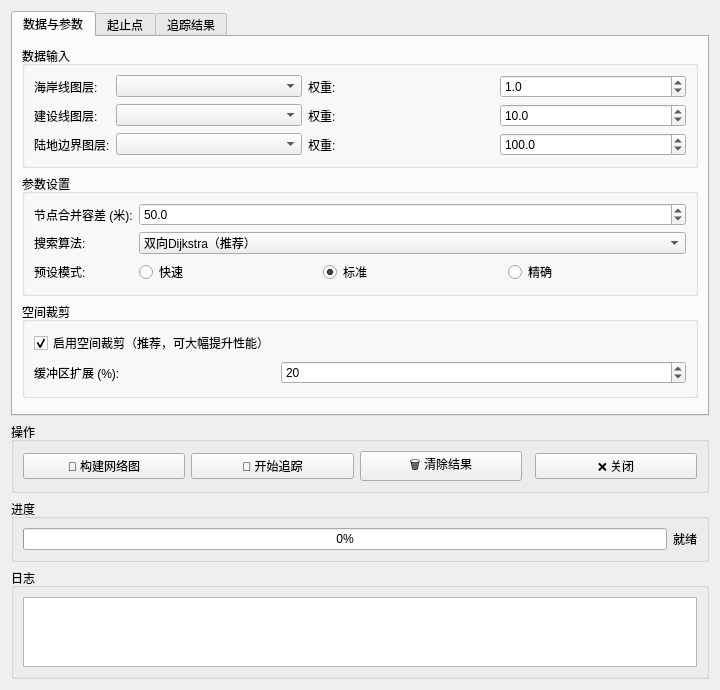
<?xml version="1.0" encoding="UTF-8"?>
<ui version="4.0">
 <class>CoastlineTracerDialogBase</class>
 <widget class="QDialog" name="CoastlineTracerDialogBase">
  <property name="geometry">
   <rect>
    <x>0</x>
    <y>0</y>
    <width>720</width>
    <height>640</height>
   </rect>
  </property>
  <property name="windowTitle">
   <string>CoastlineTracer - 海岸线追踪器</string>
  </property>
  <layout class="QVBoxLayout" name="verticalLayout_main">
   <item>
    <!-- 主标签页控件 -->
    <widget class="QTabWidget" name="tabWidget">
     <property name="currentIndex">
      <number>0</number>
     </property>

     <!-- 标签页 1: 数据与参数 -->
     <widget class="QWidget" name="tab_data">
      <attribute name="title">
       <string>数据与参数</string>
      </attribute>
      <layout class="QVBoxLayout" name="layout_tab_data">
       <item>
        <!-- 数据输入分组 -->
        <widget class="QGroupBox" name="grp_data_input">
         <property name="title">
          <string>数据输入</string>
         </property>
         <layout class="QFormLayout" name="formLayout_data">
          <item row="0" column="0">
           <widget class="QLabel" name="lbl_coast">
            <property name="text">
             <string>海岸线图层:</string>
            </property>
           </widget>
          </item>
          <item row="0" column="1">
           <layout class="QHBoxLayout">
            <item>
             <widget class="QgsMapLayerComboBox" name="cmb_coast">
              <property name="minimumWidth">
               <number>200</number>
              </property>
             </widget>
            </item>
            <item>
             <widget class="QLabel" name="lbl_coast_w">
              <property name="text">
               <string>权重:</string>
              </property>
             </widget>
            </item>
            <item>
             <widget class="QDoubleSpinBox" name="spin_coast_weight">
              <property name="minimum">
               <double>0.1</double>
              </property>
              <property name="maximum">
               <double>9999.0</double>
              </property>
              <property name="value">
               <double>1.0</double>
              </property>
              <property name="singleStep">
               <double>0.5</double>
              </property>
              <property name="decimals">
               <number>1</number>
              </property>
             </widget>
            </item>
           </layout>
          </item>
          <item row="1" column="0">
           <widget class="QLabel" name="lbl_build">
            <property name="text">
             <string>建设线图层:</string>
            </property>
           </widget>
          </item>
          <item row="1" column="1">
           <layout class="QHBoxLayout">
            <item>
             <widget class="QgsMapLayerComboBox" name="cmb_build_coast">
              <property name="minimumWidth">
               <number>200</number>
              </property>
             </widget>
            </item>
            <item>
             <widget class="QLabel" name="lbl_build_w">
              <property name="text">
               <string>权重:</string>
              </property>
             </widget>
            </item>
            <item>
             <widget class="QDoubleSpinBox" name="spin_build_weight">
              <property name="minimum">
               <double>0.1</double>
              </property>
              <property name="maximum">
               <double>9999.0</double>
              </property>
              <property name="value">
               <double>10.0</double>
              </property>
              <property name="singleStep">
               <double>1.0</double>
              </property>
              <property name="decimals">
               <number>1</number>
              </property>
             </widget>
            </item>
           </layout>
          </item>
          <item row="2" column="0">
           <widget class="QLabel" name="lbl_border">
            <property name="text">
             <string>陆地边界图层:</string>
            </property>
           </widget>
          </item>
          <item row="2" column="1">
           <layout class="QHBoxLayout">
            <item>
             <widget class="QgsMapLayerComboBox" name="cmb_land_border">
              <property name="minimumWidth">
               <number>200</number>
              </property>
             </widget>
            </item>
            <item>
             <widget class="QLabel" name="lbl_border_w">
              <property name="text">
               <string>权重:</string>
              </property>
             </widget>
            </item>
            <item>
             <widget class="QDoubleSpinBox" name="spin_border_weight">
              <property name="minimum">
               <double>0.1</double>
              </property>
              <property name="maximum">
               <double>9999.0</double>
              </property>
              <property name="value">
               <double>100.0</double>
              </property>
              <property name="singleStep">
               <double>10.0</double>
              </property>
              <property name="decimals">
               <number>1</number>
              </property>
             </widget>
            </item>
           </layout>
          </item>
         </layout>
        </widget>
       </item>
       <item>
        <!-- 参数设置分组 -->
        <widget class="QGroupBox" name="grp_params">
         <property name="title">
          <string>参数设置</string>
         </property>
         <layout class="QFormLayout" name="formLayout_params">
          <item row="0" column="0">
           <widget class="QLabel" name="lbl_tolerance">
            <property name="text">
             <string>节点合并容差 (米):</string>
            </property>
           </widget>
          </item>
          <item row="0" column="1">
           <widget class="QDoubleSpinBox" name="spin_tolerance">
            <property name="minimum">
             <double>1.0</double>
            </property>
            <property name="maximum">
             <double>10000.0</double>
            </property>
            <property name="value">
             <double>50.0</double>
            </property>
            <property name="singleStep">
             <double>10.0</double>
            </property>
            <property name="decimals">
             <number>1</number>
            </property>
           </widget>
          </item>
          <item row="1" column="0">
           <widget class="QLabel" name="lbl_algorithm">
            <property name="text">
             <string>搜索算法:</string>
            </property>
           </widget>
          </item>
          <item row="1" column="1">
           <widget class="QComboBox" name="cmb_algorithm">
            <item>
             <property name="text">
              <string>双向Dijkstra（推荐）</string>
             </property>
            </item>
            <item>
             <property name="text">
              <string>A*（启发式加速）</string>
             </property>
            </item>
            <item>
             <property name="text">
              <string>标准Dijkstra</string>
             </property>
            </item>
           </widget>
          </item>
          <item row="2" column="0">
           <widget class="QLabel" name="lbl_preset">
            <property name="text">
             <string>预设模式:</string>
            </property>
           </widget>
          </item>
          <item row="2" column="1">
           <layout class="QHBoxLayout">
            <item>
             <widget class="QRadioButton" name="radio_fast">
              <property name="text">
               <string>快速</string>
              </property>
             </widget>
            </item>
            <item>
             <widget class="QRadioButton" name="radio_standard">
              <property name="text">
               <string>标准</string>
              </property>
              <property name="checked">
               <bool>true</bool>
              </property>
             </widget>
            </item>
            <item>
             <widget class="QRadioButton" name="radio_precise">
              <property name="text">
               <string>精确</string>
              </property>
             </widget>
            </item>
           </layout>
          </item>
         </layout>
        </widget>
       </item>
       <item>
        <!-- 空间裁剪分组 -->
        <widget class="QGroupBox" name="grp_spatial_clip">
         <property name="title">
          <string>空间裁剪</string>
         </property>
         <layout class="QFormLayout" name="formLayout_clip">
          <item row="0" column="0">
           <widget class="QCheckBox" name="chk_spatial_clip">
            <property name="text">
             <string>启用空间裁剪（推荐，可大幅提升性能）</string>
            </property>
            <property name="checked">
             <bool>true</bool>
            </property>
           </widget>
          </item>
          <item row="1" column="0">
           <widget class="QLabel" name="lbl_buffer">
            <property name="text">
             <string>缓冲区扩展 (%):</string>
            </property>
           </widget>
          </item>
          <item row="1" column="1">
           <widget class="QSpinBox" name="spin_buffer_pct">
            <property name="minimum">
             <number>5</number>
            </property>
            <property name="maximum">
             <number>200</number>
            </property>
            <property name="value">
             <number>20</number>
            </property>
           </widget>
          </item>
         </layout>
        </widget>
       </item>
       <item>
        <spacer>
         <property name="orientation">
          <enum>Qt::Vertical</enum>
         </property>
        </spacer>
       </item>
      </layout>
     </widget>

     <!-- 标签页 2: 起止点 -->
     <widget class="QWidget" name="tab_points">
      <attribute name="title">
       <string>起止点</string>
      </attribute>
      <layout class="QVBoxLayout" name="layout_tab_points">
       <item>
        <!-- A 点分组 -->
        <widget class="QGroupBox" name="grp_point_a">
         <property name="title">
          <string>A 点（起点）</string>
         </property>
         <layout class="QFormLayout" name="formLayout_a">
          <item row="0" column="0">
           <widget class="QLabel" name="lbl_a_lon">
            <property name="text">
             <string>经度:</string>
            </property>
           </widget>
          </item>
          <item row="0" column="1">
           <layout class="QHBoxLayout">
            <item>
             <widget class="QLineEdit" name="txt_a_lon">
              <property name="placeholderText">
               <string>例: 121.4737</string>
              </property>
             </widget>
            </item>
            <item>
             <widget class="QLabel" name="lbl_a_lat">
              <property name="text">
               <string>纬度:</string>
              </property>
             </widget>
            </item>
            <item>
             <widget class="QLineEdit" name="txt_a_lat">
              <property name="placeholderText">
               <string>例: 31.2304</string>
              </property>
             </widget>
            </item>
           </layout>
          </item>
          <item row="1" column="0" colspan="2">
           <layout class="QHBoxLayout">
            <item>
             <widget class="QPushButton" name="btn_pick_a">
              <property name="text">
               <string>📍 从地图选取</string>
              </property>
             </widget>
            </item>
            <item>
             <widget class="QPushButton" name="btn_paste_a">
              <property name="text">
               <string>📋 粘贴坐标</string>
              </property>
             </widget>
            </item>
            <item>
             <widget class="QPushButton" name="btn_clear_a">
              <property name="text">
               <string>🔄 清除</string>
              </property>
             </widget>
            </item>
           </layout>
          </item>
         </layout>
        </widget>
       </item>
       <item>
        <!-- B 点分组 -->
        <widget class="QGroupBox" name="grp_point_b">
         <property name="title">
          <string>B 点（终点）</string>
         </property>
         <layout class="QFormLayout" name="formLayout_b">
          <item row="0" column="0">
           <widget class="QLabel" name="lbl_b_lon">
            <property name="text">
             <string>经度:</string>
            </property>
           </widget>
          </item>
          <item row="0" column="1">
           <layout class="QHBoxLayout">
            <item>
             <widget class="QLineEdit" name="txt_b_lon">
              <property name="placeholderText">
               <string>例: 114.0579</string>
              </property>
             </widget>
            </item>
            <item>
             <widget class="QLabel" name="lbl_b_lat">
              <property name="text">
               <string>纬度:</string>
              </property>
             </widget>
            </item>
            <item>
             <widget class="QLineEdit" name="txt_b_lat">
              <property name="placeholderText">
               <string>例: 22.5431</string>
              </property>
             </widget>
            </item>
           </layout>
          </item>
          <item row="1" column="0" colspan="2">
           <layout class="QHBoxLayout">
            <item>
             <widget class="QPushButton" name="btn_pick_b">
              <property name="text">
               <string>📍 从地图选取</string>
              </property>
             </widget>
            </item>
            <item>
             <widget class="QPushButton" name="btn_paste_b">
              <property name="text">
               <string>📋 粘贴坐标</string>
              </property>
             </widget>
            </item>
            <item>
             <widget class="QPushButton" name="btn_clear_b">
              <property name="text">
               <string>🔄 清除</string>
              </property>
             </widget>
            </item>
           </layout>
          </item>
         </layout>
        </widget>
       </item>
       <item>
        <!-- 快捷操作分组 -->
        <widget class="QGroupBox" name="grp_ab_ops">
         <property name="title">
          <string>快捷操作</string>
         </property>
         <layout class="QHBoxLayout" name="layout_ab_ops">
          <item>
           <widget class="QPushButton" name="btn_swap_ab">
            <property name="text">
             <string>🔃 交换 A/B</string>
            </property>
           </widget>
          </item>
          <item>
           <widget class="QLabel" name="lbl_ab_dist">
            <property name="text">
             <string>📐 A-B 直线距离: --- km</string>
            </property>
           </widget>
          </item>
         </layout>
        </widget>
       </item>
       <item>
        <spacer>
         <property name="orientation">
          <enum>Qt::Vertical</enum>
         </property>
        </spacer>
       </item>
      </layout>
     </widget>

     <!-- 标签页 3: 追踪结果 -->
     <widget class="QWidget" name="tab_result">
      <attribute name="title">
       <string>追踪结果</string>
      </attribute>
      <layout class="QVBoxLayout" name="layout_tab_result">
       <item>
        <!-- 统计摘要区域 -->
        <widget class="QGroupBox" name="grp_statistics">
         <property name="title">
          <string>统计摘要</string>
         </property>
         <layout class="QVBoxLayout" name="layout_statistics">
          <item>
           <widget class="QTextEdit" name="txt_statistics">
            <property name="readOnly">
             <bool>true</bool>
            </property>
            <property name="minimumHeight">
             <number>150</number>
            </property>
           </widget>
          </item>
         </layout>
        </widget>
       </item>
       <item>
        <!-- 导出分组 -->
        <widget class="QGroupBox" name="grp_export">
         <property name="title">
          <string>导出</string>
         </property>
         <layout class="QGridLayout" name="gridLayout_export">
          <item row="0" column="0">
           <widget class="QPushButton" name="btn_export_shp">
            <property name="text">
             <string>💾 导出 Shapefile</string>
            </property>
           </widget>
          </item>
          <item row="0" column="1">
           <widget class="QPushButton" name="btn_export_geojson">
            <property name="text">
             <string>💾 GeoJSON</string>
            </property>
           </widget>
          </item>
          <item row="0" column="2">
           <widget class="QPushButton" name="btn_export_gpkg">
            <property name="text">
             <string>💾 GeoPackage</string>
            </property>
           </widget>
          </item>
          <item row="1" column="0">
           <widget class="QPushButton" name="btn_export_kml">
            <property name="text">
             <string>💾 KML</string>
            </property>
           </widget>
          </item>
          <item row="1" column="1">
           <widget class="QPushButton" name="btn_export_csv">
            <property name="text">
             <string>📊 导出 CSV</string>
            </property>
           </widget>
          </item>
          <item row="1" column="2">
           <widget class="QPushButton" name="btn_copy_wkt">
            <property name="text">
             <string>📋 复制坐标</string>
            </property>
           </widget>
          </item>
         </layout>
        </widget>
       </item>
       <item>
        <spacer>
         <property name="orientation">
          <enum>Qt::Vertical</enum>
         </property>
        </spacer>
       </item>
      </layout>
     </widget>
    </widget>
   </item>

   <!-- 底部操作按钮区域 -->
   <item>
    <widget class="QGroupBox" name="grp_actions">
     <property name="title">
      <string>操作</string>
     </property>
     <layout class="QHBoxLayout" name="layout_actions">
      <item>
       <widget class="QPushButton" name="btn_build_graph">
        <property name="text">
         <string>🔨 构建网络图</string>
        </property>
       </widget>
      </item>
      <item>
       <widget class="QPushButton" name="btn_trace">
        <property name="text">
         <string>🚀 开始追踪</string>
        </property>
       </widget>
      </item>
      <item>
       <widget class="QPushButton" name="btn_clear_result">
        <property name="text">
         <string>🗑 清除结果</string>
        </property>
       </widget>
      </item>
      <item>
       <spacer>
        <property name="orientation">
         <enum>Qt::Horizontal</enum>
        </property>
       </spacer>
      </item>
      <item>
       <widget class="QPushButton" name="btn_close">
        <property name="text">
         <string>❌ 关闭</string>
        </property>
       </widget>
      </item>
     </layout>
    </widget>
   </item>

   <!-- 进度条区域 -->
   <item>
    <widget class="QGroupBox" name="grp_progress">
     <property name="title">
      <string>进度</string>
     </property>
     <layout class="QVBoxLayout" name="layout_progress">
      <item>
       <layout class="QHBoxLayout">
        <item>
         <widget class="QProgressBar" name="progress_bar">
          <property name="value">
           <number>0</number>
          </property>
         </widget>
        </item>
        <item>
         <widget class="QLabel" name="lbl_progress_msg">
          <property name="text">
           <string>就绪</string>
          </property>
         </widget>
        </item>
       </layout>
      </item>
     </layout>
    </widget>
   </item>

   <!-- 日志区域 -->
   <item>
    <widget class="QGroupBox" name="grp_log">
     <property name="title">
      <string>日志</string>
     </property>
     <layout class="QVBoxLayout" name="layout_log">
      <item>
       <widget class="QTextEdit" name="txt_log">
        <property name="readOnly">
         <bool>true</bool>
        </property>
        <property name="maximumHeight">
         <number>120</number>
        </property>
        <property name="font">
         <font>
          <pointsize>9</pointsize>
         </font>
        </property>
       </widget>
      </item>
     </layout>
    </widget>
   </item>
  </layout>
 </widget>

 <customwidgets>
  <customwidget>
   <class>QgsMapLayerComboBox</class>
   <extends>QComboBox</extends>
   <header>qgis.gui</header>
  </customwidget>
 </customwidgets>

 <resources/>
 <connections/>
</ui>
